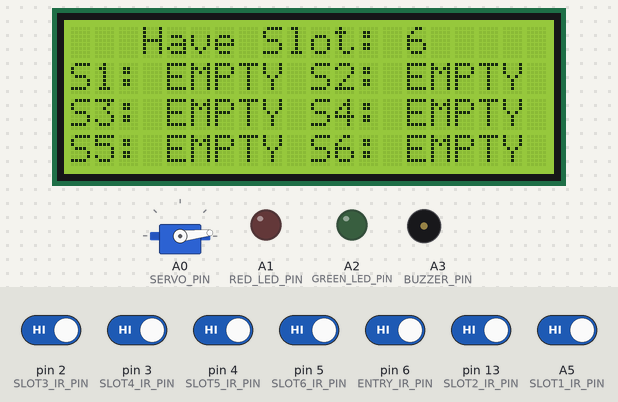
A sketch run on a simulated Arduino Uno, built with avr-gcc and run on an emulated ATmega328P. On the bench: 20×4 character LCD, servo, output pins drawn as LEDs (lit = HIGH), buzzer (waves = sounding, pin HIGH). The inputs (shaded band) are chosen by the test bench; at power-on: A5 (SLOT1_IR_PIN), pin 2 (SLOT3_IR_PIN), pin 3 (SLOT4_IR_PIN), pin 4 (SLOT5_IR_PIN), pin 5 (SLOT6_IR_PIN), pin 6 (ENTRY_IR_PIN), pin 13 (SLOT2_IR_PIN) HIGH. What the sketch prints to the serial monitor is not drawn.

Above: at 10.1 s.
10.2 s: pin 2 (SLOT3_IR_PIN) driven LOW
At 16.1 s:
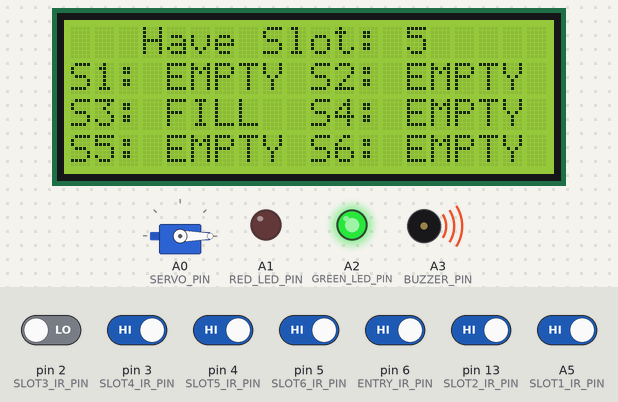
17.2 s: pin 3 (SLOT4_IR_PIN) driven LOW
At 24.1 s:
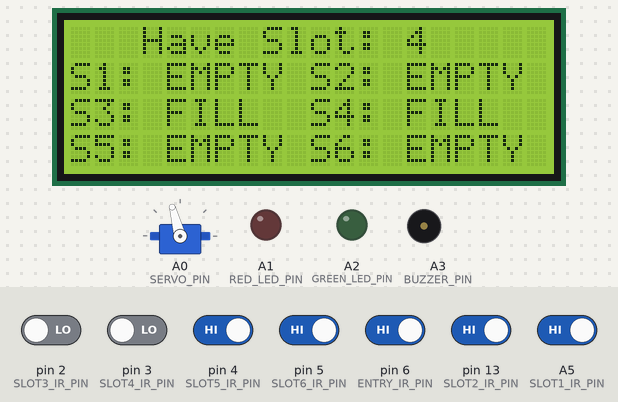
24.2 s: pin 4 (SLOT5_IR_PIN) driven LOW
At 30.8 s:
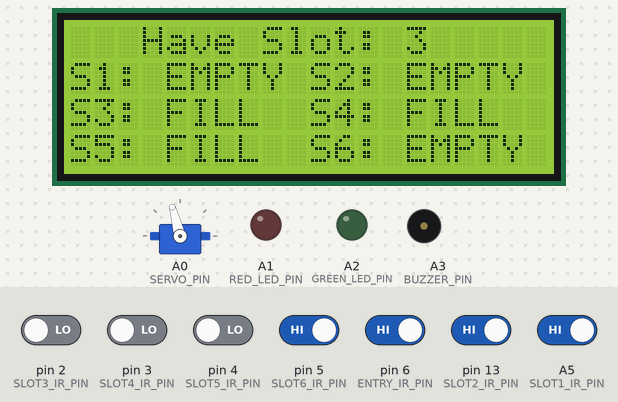
31.2 s: pin 5 (SLOT6_IR_PIN) driven LOW
At 36.8 s:
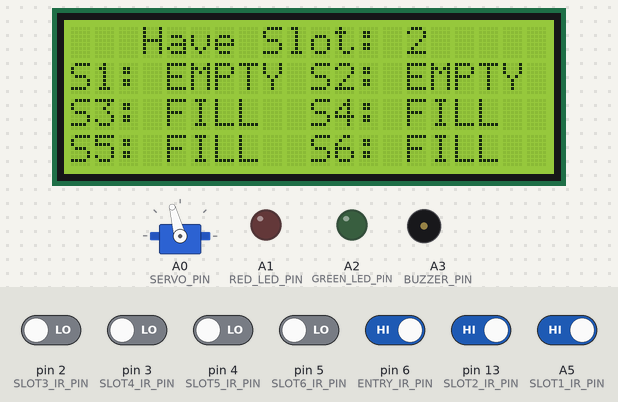
38.2 s: pin 13 (SLOT2_IR_PIN) driven LOW
At 44.0 s:
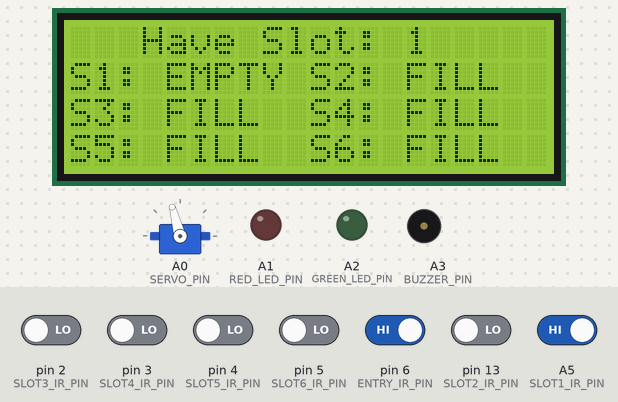
45.2 s: A5 (SLOT1_IR_PIN) driven LOW
At 50.1 s:
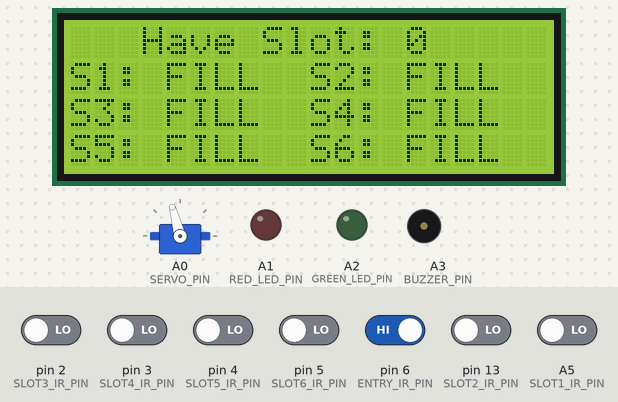
Timing chart, 0 to 53.2 s (numbered marks = the images above; inputs shaded):
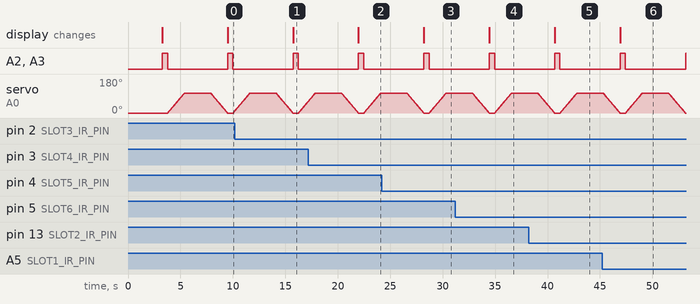

Measured:
- after the input at 10.2 s, the display: changes after 5.5 s (image 1)
- after the input at 17.2 s, the display: changes after 4.8 s (image 2)
- after the input at 24.2 s, the display: changes after 4.0 s (image 3)
- after the input at 31.2 s, the display: changes after 3.2 s (image 4)
- after the input at 38.2 s, the display: changes after 2.5 s (image 5)
- after the input at 45.2 s, the display: changes after 1.7 s (image 6)

The sketch:

CarParkingSystem_Operating_System.ino
```cpp
//_____________LIBRARIES___________//
#include<LiquidCrystal.h>
#include<Servo.h>
//_____________VARIABLES___________//

// LCD PINS
/* Connect the LCD to pins as shown */
int RS = 7 ;
int EN = 8;
int D4 = 9;
int D5 = 10;
int D6 = 11;
int D7 = 12;

//IR SENSOR PINS
/*CAR PARKING SLOTS IR PINS*/
int SLOT1_IR_PIN = A5;
int SLOT2_IR_PIN = 13;
int SLOT3_IR_PIN = 2;
int SLOT4_IR_PIN = 3;
int SLOT5_IR_PIN = 4;
int SLOT6_IR_PIN = 5;

/*CAR PARKING SLOTS STATS*/
int SLOT1 = 0;
int SLOT2 = 0;
int SLOT3 = 0;
int SLOT4 = 0;
int SLOT5 = 0;
int SLOT6 = 0;

String S1_STATUS;
String S2_STATUS;
String S3_STATUS;
String S4_STATUS;
String S5_STATUS;
String S6_STATUS;

int COUNT_EMPTY_SLOTS;
/*PARKING LOT ENTRY-LEAVE IR PINS*/
int ENTRY_IR_PIN = 6;
int LEAVE_IR_PIN = 0;
/*CAR ENTRY-LEAVE STATUS*/
//0--> EXIT
//1--> ENTRY
//2--> NOTHING
int CAR_ENTRY_LEAVE_STATUS = 2;

//SERVO
int SERVO_PIN = A0;

//ALARM SYSTEM
int RED_LED_PIN = A1;
int GREEN_LED_PIN = A2;
int BUZZER_PIN = A3;


//_____________OBJECTS___________//

//Creating object type - LiquidCrystal
LiquidCrystal lcd(RS, EN, D4, D5, D6, D7);
Servo myServo;
//_____________FUNCTIONS___________//

//ALARM SYSTEM
void FUNC_ALARM(int ENTRY_LEAVE_STATUS) {
  if (ENTRY_LEAVE_STATUS == 0) {
    digitalWrite(RED_LED_PIN, LOW);
    digitalWrite(BUZZER_PIN, HIGH);
    digitalWrite(GREEN_LED_PIN, HIGH);
    delay(500);
    digitalWrite(RED_LED_PIN, LOW);
    digitalWrite(BUZZER_PIN, LOW);
    digitalWrite(GREEN_LED_PIN, LOW);
  } else if (ENTRY_LEAVE_STATUS == 1) {
    digitalWrite(RED_LED_PIN, HIGH);
    digitalWrite(BUZZER_PIN, HIGH);
    digitalWrite(GREEN_LED_PIN, LOW);
    delay(500);
    digitalWrite(RED_LED_PIN, LOW);
    digitalWrite(BUZZER_PIN, LOW);
    digitalWrite(GREEN_LED_PIN, LOW);
  } else {
    digitalWrite(RED_LED_PIN, LOW);
    digitalWrite(BUZZER_PIN, LOW);
    digitalWrite(GREEN_LED_PIN, LOW);
  }
}

//LCD PRINT
void FUCN_INIT() {
  myServo.write(0);
  Serial.print("STARTING CAR PARKING SYSTEM");

  lcd.clear();
  lcd.setCursor (0, 0);
  lcd.print("PARKING SYSTEM");


  for (int i = 0; i < 7; i++) {
    Serial.print(".");
    lcd.print(".");
    delay(300);
  }
  lcd.setCursor (4, 1);
  Serial.println(" ");
  delay(100);
  lcd.print("SYSTEM ACTIVATED");
  Serial.println("SYSTEM ACTIVATED");
  delay(1000);

}

void FUNC_LCD_DISPLAY(String S1, String S2, String S3, String S4, String S5, String S6, int EMTSLTS) {

  //LCD Display
  lcd.clear();
  lcd.setCursor (0, 0);
  lcd.print("   Have Slot: ");
  lcd.print(EMTSLTS);
  lcd.print("    ");

  lcd.setCursor (0, 1);
  lcd.print("S1: ");
  lcd.print(S1);


  lcd.setCursor (10, 1);
  lcd.print("S2: ");
  lcd.print(S2);


  lcd.setCursor (0, 2);
  lcd.print("S3: ");
  lcd.print(S3);


  lcd.setCursor (10, 2);
  lcd.print("S4: ");
  lcd.print(S4);


  lcd.setCursor (0, 3);
  lcd.print("S5: ");
  lcd.print(S5);


  lcd.setCursor (10, 3);
  lcd.print("S6: ");
  lcd.print(S6);


  //Serial Monitor
  Serial.print(S1);
  Serial.print(" ");
  Serial.print(S2);
  Serial.print(" ");
  Serial.print(S3);
  Serial.print(" ");
  Serial.print(S4);
  Serial.print(" ");
  Serial.print(S5);
  Serial.print(" ");
  Serial.println(S6);
}

//SERVO FUNCTION
void FUCN_BARRIER() {
  int STATE =  FUNC_PARKING_ENTRY_LEAVE();
  //int STATE = 0;
  int pos = 0;
  if (STATE == 0 || STATE == 1) {
     FUNC_ALARM(STATE);
    for (pos = 0; pos <= 105; pos += 1) {
      // in steps of 1 degree
      myServo.write(pos);
      Serial.println(pos);
      delay(15);
    }
    delay(2500);
    for (pos = 105; pos >= 0; pos -= 1) {
      myServo.write(pos);
      Serial.println(pos);
      delay(15);
    }
    //delay(500);

    // delay(100);
    // myServo.write(0);

  }
  if (STATE == 2 ) {
    myServo.write(0);
      FUNC_ALARM(2);
    // delay(100);
  }
}

//IR FUCNTION

int FUNC_PARKING_ENTRY_LEAVE() {
  if (digitalRead(ENTRY_IR_PIN) == LOW) {
    CAR_ENTRY_LEAVE_STATUS = 1;
    Serial.print(" ");
    Serial.print(digitalRead(ENTRY_IR_PIN));

  } else if (digitalRead(LEAVE_IR_PIN) == LOW) {
    CAR_ENTRY_LEAVE_STATUS = 0;
    Serial.print(" ");
    Serial.print(digitalRead(LEAVE_IR_PIN));
  } else if (digitalRead(ENTRY_IR_PIN) == HIGH && digitalRead(LEAVE_IR_PIN) == HIGH ) {
    CAR_ENTRY_LEAVE_STATUS = 2;
  }
  return CAR_ENTRY_LEAVE_STATUS;
}


void FUNC_READ_IR_INPUTS() {
  SLOT1 = digitalRead(SLOT1_IR_PIN);
  SLOT2 = digitalRead(SLOT2_IR_PIN);
  SLOT3 = digitalRead(SLOT3_IR_PIN);
  SLOT4 = digitalRead(SLOT4_IR_PIN);
  SLOT5 = digitalRead(SLOT5_IR_PIN);
  SLOT6 = digitalRead(SLOT6_IR_PIN);
  Serial.print(SLOT1);
  Serial.print(" ");
  Serial.print(SLOT2);
  Serial.print(" ");
  Serial.print(SLOT3);
  Serial.print(" ");
  Serial.print(SLOT4);
  Serial.print(" ");
  Serial.print(SLOT5);
  Serial.print(" ");
  Serial.println(SLOT6);
}

void FUCN_PARKING_STATUS() {
  FUNC_READ_IR_INPUTS();
  COUNT_EMPTY_SLOTS = 0;
  /* SLOT1 = random(0, 2);
    SLOT2 = random(0, 2);
    SLOT3 = random(0, 2);
    SLOT4 = random(0, 2);
    SLOT5 = random(0, 2);
    SLOT6 = random(0, 2);
  */
  //SLOT - 01
  if (SLOT1 == LOW) {
    S1_STATUS = "FILL";

  } else if (SLOT1 == HIGH) {
    S1_STATUS = "EMPTY";
    COUNT_EMPTY_SLOTS++;
  }
  //SLOT - 02
  if (SLOT2 == LOW) {
    S2_STATUS = "FILL";
  } else if (SLOT2 == HIGH) {
    S2_STATUS = "EMPTY";
    COUNT_EMPTY_SLOTS++;
  }
  //SLOT - 03
  if (SLOT3 == LOW) {
    S3_STATUS = "FILL";
  } else if (SLOT3 == HIGH) {
    S3_STATUS = "EMPTY";
    COUNT_EMPTY_SLOTS++;
  }
  //SLOT - 04
  if (SLOT4 == LOW) {
    S4_STATUS = "FILL";
  } else if (SLOT4 == HIGH) {
    S4_STATUS = "EMPTY";
    COUNT_EMPTY_SLOTS++;
  }
  //SLOT - 05
  if (SLOT5 == LOW) {
    S5_STATUS = "FILL";
  } else if (SLOT5 == HIGH) {
    S5_STATUS = "EMPTY";
    COUNT_EMPTY_SLOTS++;
  }
  //SLOT - 06
  if (SLOT6 == LOW) {
    S6_STATUS = "FILL";
  } else if (SLOT6 == HIGH) {
    S6_STATUS = "EMPTY";
    COUNT_EMPTY_SLOTS++;
  }

  FUNC_LCD_DISPLAY(S1_STATUS, S2_STATUS, S3_STATUS, S4_STATUS, S5_STATUS, S6_STATUS, COUNT_EMPTY_SLOTS);

}

void setup() {
  // put your setup code here, to run once:

  Serial.begin(9600); // give 9600 here and 2400  on Serial Monitor
  //INIT FUNCTION
  FUCN_INIT();

  //IR PINS
  pinMode(SLOT1_IR_PIN, INPUT);
  pinMode(SLOT2_IR_PIN, INPUT);
  pinMode(SLOT3_IR_PIN, INPUT);
  pinMode(SLOT4_IR_PIN, INPUT);
  pinMode(SLOT5_IR_PIN, INPUT);
  pinMode(SLOT6_IR_PIN, INPUT);

  pinMode(ENTRY_IR_PIN, INPUT);
  pinMode(LEAVE_IR_PIN, INPUT);

  //ALARM PINS
  pinMode(RED_LED_PIN, OUTPUT);
  pinMode(GREEN_LED_PIN, OUTPUT);
  pinMode(BUZZER_PIN, OUTPUT);
  //LCD DISPLAY
  lcd.begin(20, 4);

  //SERVO
  myServo.attach(SERVO_PIN);
}

void loop() {
  // put your main code here, to run repeatedly:
  FUCN_BARRIER();
  FUCN_PARKING_STATUS();
  //FUCN_BARRIER();
  // lcd.print("HELLO ");

  //delay(10000);
}
```
